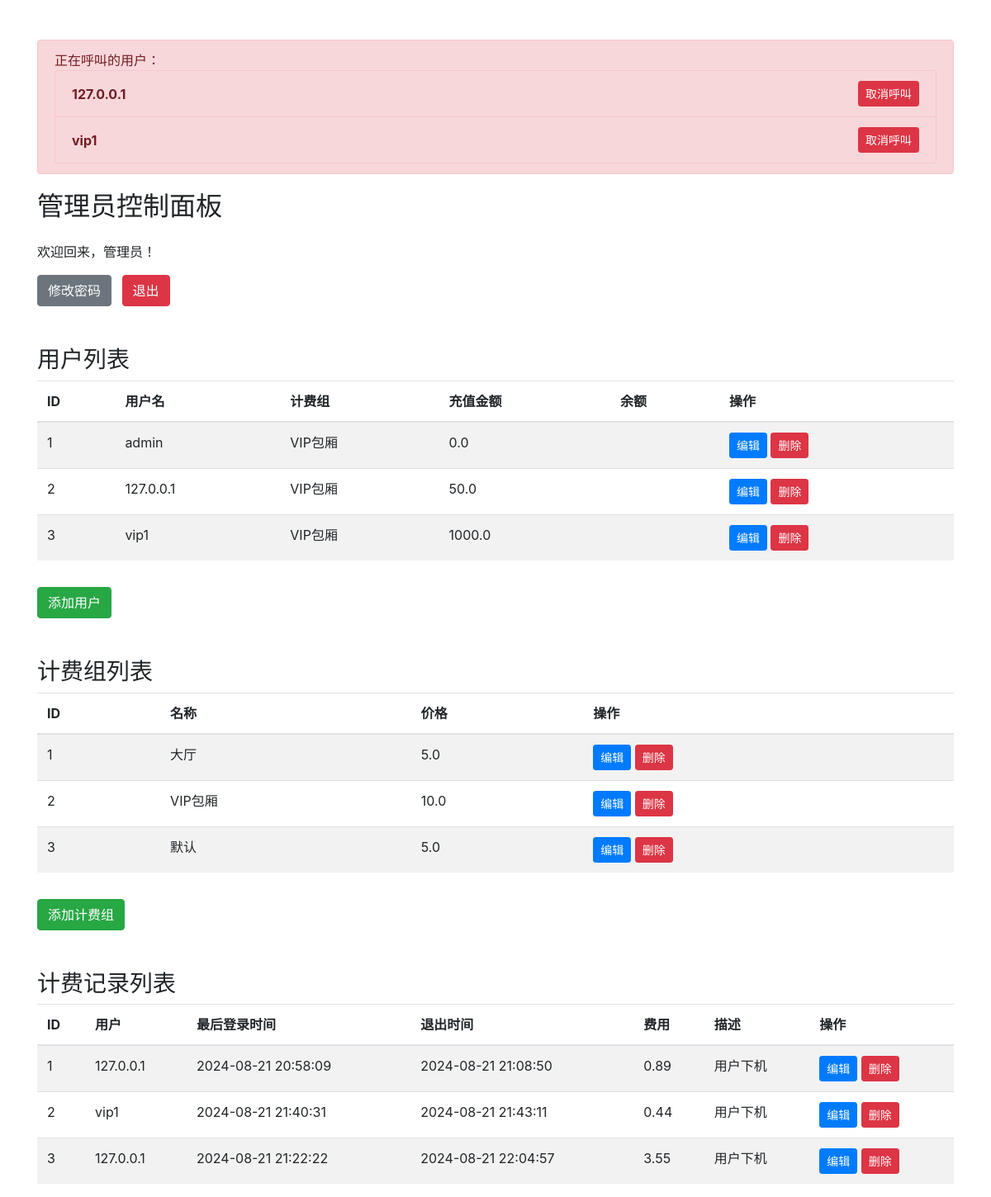
Screenshot of /admin_dashboard (signed in) with the database file from the repository.
### app.py (models this page shows, shortened)
class User(db.Model):
    __tablename__ = 'user'
    id = db.Column(db.Integer, primary_key=True)
    username = db.Column(db.String(80), unique=True, nullable=False)
    password = db.Column(db.String(120), nullable=False)
    is_admin = db.Column(db.Boolean, default=False)
    is_logged = db.Column(db.Boolean, default=False)
    last_login = db.Column(db.DateTime, default=datetime.now())
    billing_group_id = db.Column(db.Integer, db.ForeignKey('billing_group.id'), nullable=False)  # 关联 BillingGroup 模型
    balance = db.Column(db.Float, nullable=False, default=0)
    balance_left = db.Column(db.Float, nullable=False, default=0)
    on_call = db.Column(db.Boolean, default=False)

class BillingGroup(db.Model):
    __tablename__ = 'billing_group'
    id = db.Column(db.Integer, primary_key=True)
    name = db.Column(db.String(80), unique=True, nullable=False)
    price = db.Column(db.Float, nullable=False)
    users = db.relationship('User', backref='billing_group', lazy=True)

class BillingRecord(db.Model):
    __tablename__ = 'billing_record'
    id = db.Column(db.Integer, primary_key=True)
    user_id = db.Column(db.Integer, db.ForeignKey('user.id'), nullable=False)
    username = db.Column(db.String(80), nullable=False)
    last_login = db.Column(db.DateTime, nullable=False)
    logout_time = db.Column(db.DateTime)  # 下机时间
    fee = db.Column(db.Float, nullable=False)
    description = db.Column(db.String, nullable=False)
    billing_group_id = db.Column(db.Integer, db.ForeignKey('billing_group.id'), nullable=False)
    billing_group = db.relationship('BillingGroup', backref=db.backref('billing_records', lazy=True))
    user = db.relationship('User', backref=db.backref('billing_records', lazy=True))

### app.py (the view)
@app.route('/admin_dashboard')
def admin_dashboard():
    if not session.get('logged_in') or not session.get('is_admin'):
        return redirect(url_for('index'))
    users = User.query.all()  # 获取所有用户
    billing_groups = BillingGroup.query.all()  # 获取所有计费组
    billing_records = BillingRecord.query.all()  # 获取所有计费记录
    calling_users = [user for user in users if user.on_call]
    return render_template('admin_dashboard.html', users=users, billing_groups=billing_groups,
                           billing_records=billing_records, calling_users=calling_users)

### templates/admin_dashboard.html (shortened to what this page needs)
<!DOCTYPE html>
<html>
<head>
    <link rel="stylesheet" href="https://cdn.jsdelivr.net/npm/bootstrap@4.6.2/dist/css/bootstrap.min.css">
</head>
<body>
    <div class="container mt-5">
        {% if calling_users|length > 0 %}
        <div class="alert alert-danger alert-custom" role="alert">
            正在呼叫的用户：
            <ul class="list-group">
                {% for caller in calling_users %}
                <li class="list-group-item d-flex justify-content-between align-items-center">
                    <strong>{{ caller.username }}</strong>
                    <form action="{{ url_for('admin_cancel_call', user_id=caller.id) }}" method="POST">
                        <button type="submit" class="btn btn-sm btn-danger">取消呼叫</button>
                    </form>
                </li>
                {% endfor %}
            </ul>
        </div>
        {% endif %}
        <div class="row">
            <div class="col-md-12">
                <h2 class="mb-4">管理员控制面板</h2>
                <p>欢迎回来，管理员！</p>
                <a href="/admin_change_password" class="btn btn-secondary mr-2">修改密码</a>
                <a href="/logout" class="btn btn-danger">退出</a>
                <h3 class="mt-5">用户列表</h3>
                <table class="table table-striped">
                    <thead>
                        <tr>
                            <th>ID</th>
                            <th>用户名</th>
                            <th>计费组</th>
                            <th>充值金额</th>
                            <th>余额</th>
                            <th>操作</th>
                        </tr>
                    </thead>
                    <tbody>
                        {% for user in users %}
                        <tr>
                            <td>{{ user.id }}</td>
                            <td>{{ user.username }}</td>
                            <td>{{ user.billing_group.name }}</td>
                            <td>{{ user.balance }}</td>
                            <td>{{ balance }}</td>
                            <td>
                                <a href="/edit_user/{{ user.id }}" class="btn btn-sm btn-primary">编辑</a>
                                <a href="/delete_user/{{ user.id }}" class="btn btn-sm btn-danger">删除</a>
                            </td>
                        </tr>
                        {% endfor %}
                    </tbody>
                </table>
                <a href="/add_user" class="btn btn-success mt-3">添加用户</a>
                <h3 class="mt-5">计费组列表</h3>
                <table class="table table-striped">
                    <thead>
                        <tr>
                            <th>ID</th>
                            <th>名称</th>
                            <th>价格</th>
                            <th>操作</th>
                        </tr>
                    </thead>
                    <tbody>
                        {% for billing_group in billing_groups %}
                        <tr>
                            <td>{{ billing_group.id }}</td>
                            <td>{{ billing_group.name }}</td>
                            <td>{{ billing_group.price }}</td>
                            <td>
                                <a href="/edit_billing_group/{{ billing_group.id }}" class="btn btn-sm btn-primary">编辑</a>
                                <a href="/delete_billing_group/{{ billing_group.id }}" class="btn btn-sm btn-danger">删除</a>
                            </td>
                        </tr>
                        {% endfor %}
                    </tbody>
                </table>
                <a href="/add_billing_group" class="btn btn-success mt-3">添加计费组</a>
                <h3 class="mt-5">计费记录列表</h3>
                <table class="table table-striped">
                    <thead>
                        <tr>
                            <th>ID</th>
                            <th>用户</th>
                            <th>最后登录时间</th>
                            <th>退出时间</th>
                            <th>费用</th>
                            <th>描述</th>
                            <th>操作</th>
                        </tr>
                    </thead>
                    <tbody>
                        {% for billing_record in billing_records %}
                        <tr>
                            <td>{{ billing_record.id }}</td>
                            <td>{{ billing_record.user.username }}</td>
                            <td>{{ billing_record.last_login.strftime('%Y-%m-%d %H:%M:%S') }}</td>
                            <td>{% if billing_record.logout_time %}{{ billing_record.logout_time.strftime('%Y-%m-%d %H:%M:%S') }}{% endif %}</td>
                            <td>{{ billing_record.fee }}</td>
                            <td>{{ billing_record.description }}</td>
                            <td>
                                <a href="/edit_billing_record/{{ billing_record.id }}" class="btn btn-sm btn-primary">编辑</a>
                                <a href="/delete_billing_record/{{ billing_record.id }}" class="btn btn-sm btn-danger">删除</a>
                            </td>
                        </tr>
                        {% endfor %}
                    </tbody>
                </table>
            </div>
        </div>
    </div>
</body>
</html>

### templates/admin_dashboard.html (style rules this page uses)
.alert-custom { position: relative; z-index: 1000; margin-bottom: 20px; }
.list-group-item { background-color: #f8d7da; border-color: #f5c6cb; }

### rows the page displays
User: username "127.0.0.1", id "2", billing_group.name "VIP包厢", balance "50.0"
User: username "vip1", id "3", billing_group.name "VIP包厢", balance "1000.0"
User: id "1", username "admin", billing_group.name "VIP包厢", balance "0.0"
BillingGroup: id "1", name "大厅", price "5.0"
BillingGroup: id "2", name "VIP包厢", price "10.0"
BillingGroup: id "3", name "默认", price "5.0"
BillingRecord: id "1", user.username "127.0.0.1", last_login "2024-08-21 20:58:09", logout_time "2024-08-21 21:08:50", fee "0.89", description "用户下机"
BillingRecord: id "2", user.username "vip1", last_login "2024-08-21 21:40:31", logout_time "2024-08-21 21:43:11", fee "0.44", description "用户下机"
BillingRecord: id "3", user.username "127.0.0.1", last_login "2024-08-21 21:22:22", logout_time "2024-08-21 22:04:57", fee "3.55", description "用户下机"
